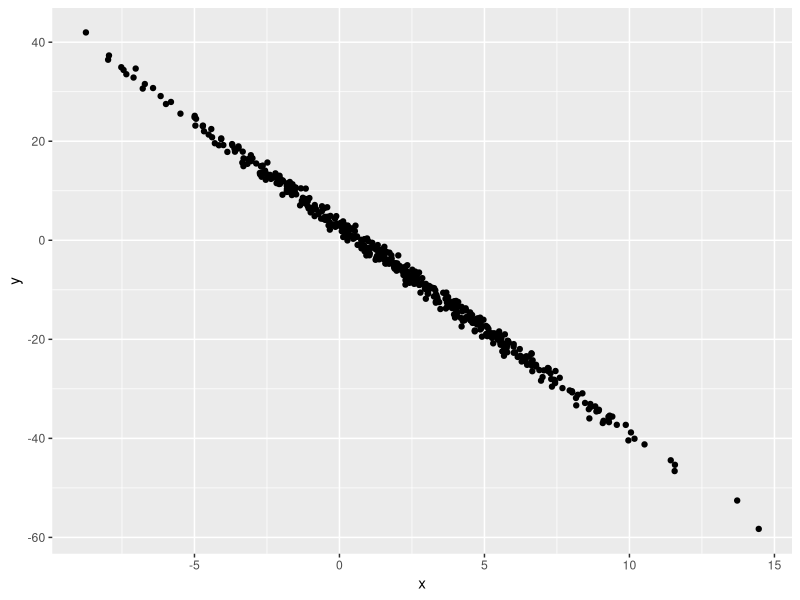
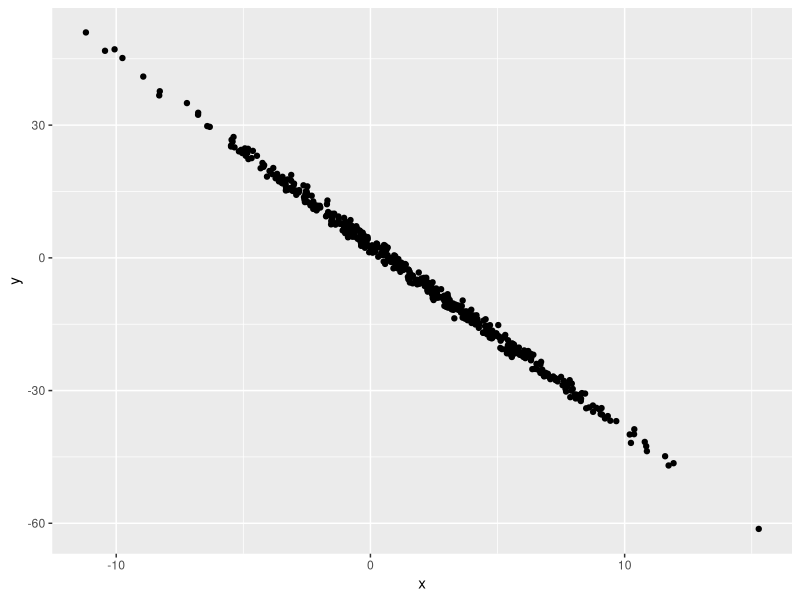
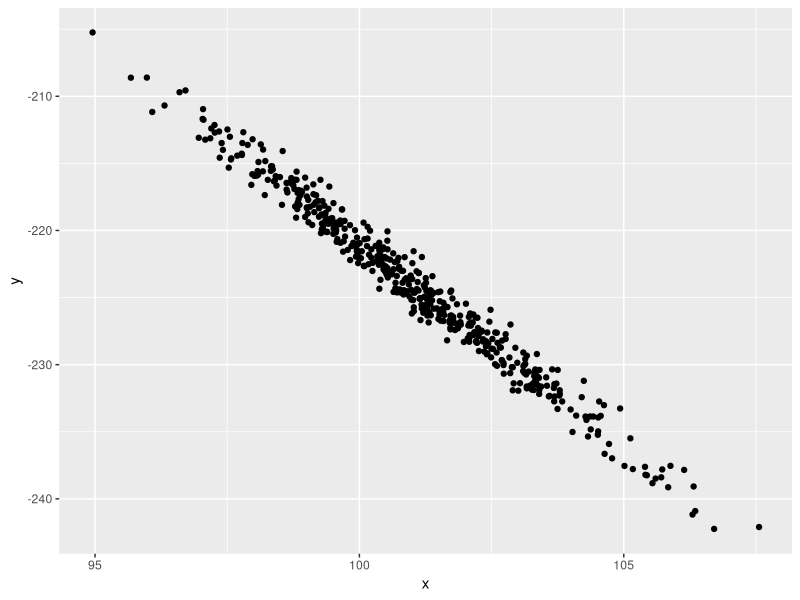
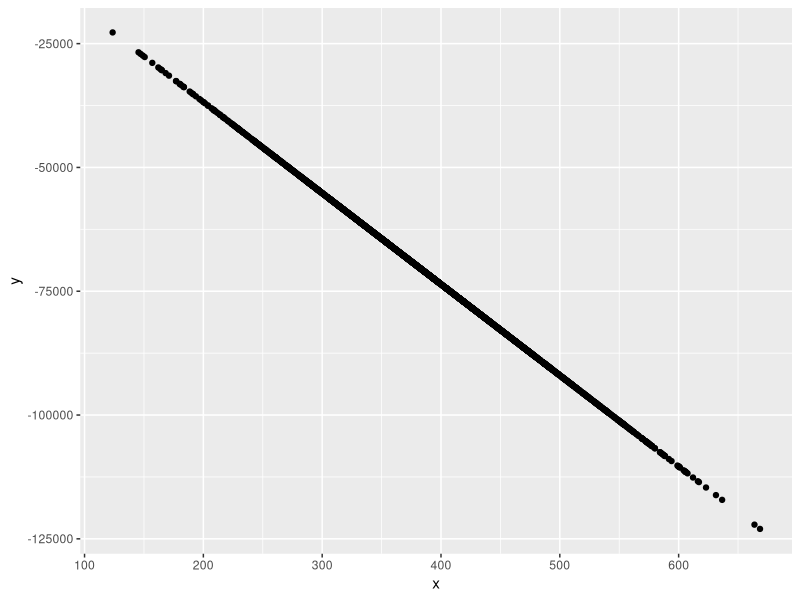
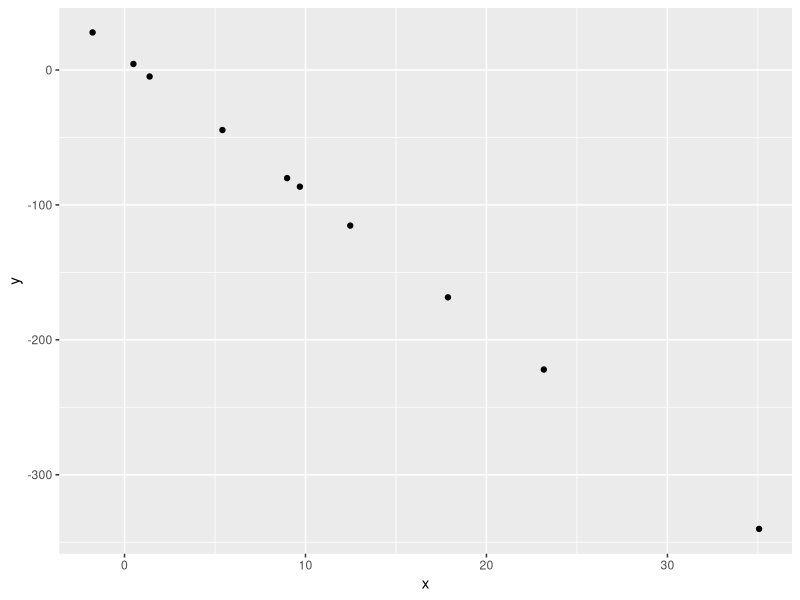
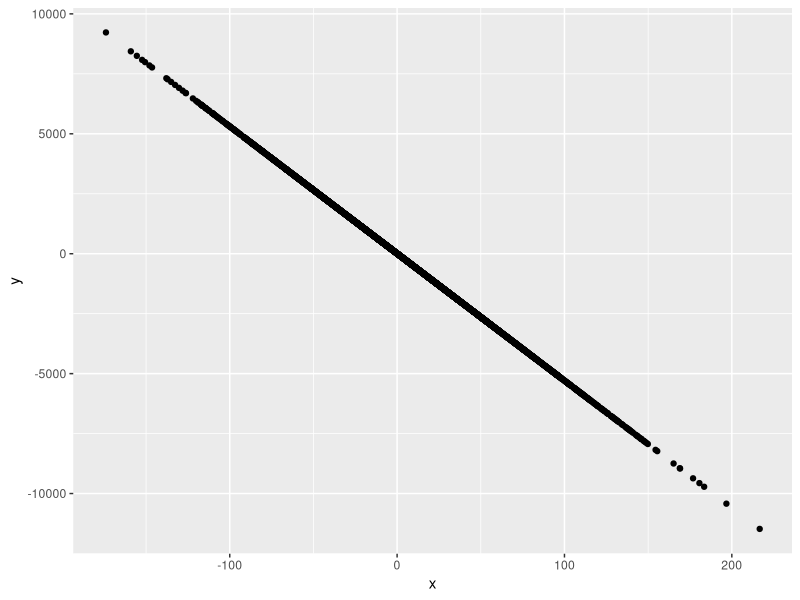

Reproduce these figures in R, in order.
## ---- chunk 1
samp = rnorm(100)
length(samp)
## ---- chunk 2
library(tidyverse)

plot_df = tibble(
  x = rnorm(500, 2, 4),
  y = 3 - 4.2*x + rnorm(500),
)

ggplot(plot_df, aes(x = x, y = y)) + geom_point()
## ---- chunk 3

plot_df = tibble(
  x = rnorm(500, 2, 4),
  y = 3 - 4.2*x + rnorm(500),
)

ggplot(plot_df, aes(x = x, y = y)) + geom_point()

## ---- chunk 4

plot_df_vA = tibble(
  x = rnorm(500, 101, 2),
  y = 79 - 3*x + rnorm(100),
)

ggplot(plot_df_vA, aes(x = x, y = y)) + geom_point()

plot_df_vB = tibble(
  x = rnorm(3000, 396, 83),
  y = 8 - 184*x + rnorm(130),
)

ggplot(plot_df_vB, aes(x = x, y = y)) + geom_point()

plot_df_vC = tibble(
  x = rnorm(10, 10, 10),
  y = 10 - 10*x + rnorm(10),
)

ggplot(plot_df_vC, aes(x = x, y = y)) + geom_point()

## ---- chunk 5

plot_df_v3 = tibble(
  x = rnorm(5000, 10, 50),
  y = 7 - 53*x + rnorm(10),
)

ggplot(plot_df_v3, aes(x = x, y = y)) + geom_point()

